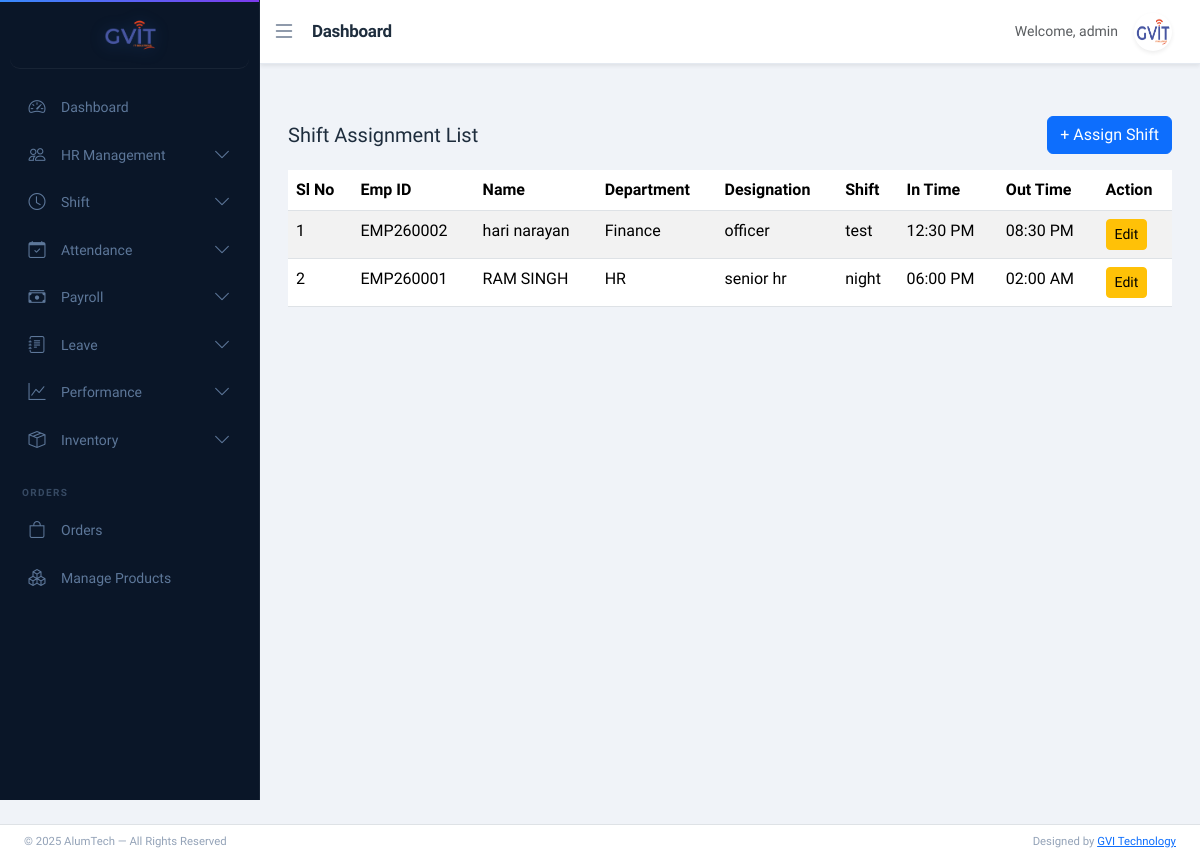
/shift-assign/list/ (signed in), run on the app's committed database.
### app/models.py (models this page shows, shortened)
class ShiftAssignment(models.Model):
    employee = models.ForeignKey(Employee, on_delete=models.CASCADE)
    shift = models.ForeignKey(Shift, on_delete=models.CASCADE)
    assigned_date = models.DateField(auto_now_add=True)
    is_active = models.BooleanField(default=True)
    class Meta:
        ordering = ['-id']

class Employee(models.Model):
    BLOOD_GROUP_CHOICES = [
        ('A+', 'A+'), ('A-', 'A-'),
        ('B+', 'B+'), ('B-', 'B-'),
        ('O+', 'O+'), ('O-', 'O-'),
        ('AB+', 'AB+'), ('AB-', 'AB-'),
    ]
    BACHELOR_CHOICES = [
        ('BCom', 'B.Com'),
        ('BSc', 'B.Sc'),
        ('BA', 'B.A'),
        ('BTech', 'B.Tech'),
    ]
    MASTER_CHOICES = [
        ('MCom', 'M.Com'),
        ('MSc', 'M.Sc'),
        ('MA', 'M.A'),
        ('MTech', 'M.Tech'),
    ]
    first_name = models.CharField(max_length=50)
    middle_name = models.CharField(max_length=50, blank=True)
    last_name = models.CharField(max_length=50)
    gender = models.CharField(max_length=10,choices=[('Male','Male'),('Female','Female'),('Other','Other')])
    blood_group = models.CharField(max_length=10, choices=BLOOD_GROUP_CHOICES, blank=True, null=True)
    date_of_birth = models.DateField(null=True, blank=True)
    father_name = models.CharField(max_length=100, blank=True)
    mother_name = models.CharField(max_length=100, blank=True)
    user = models.OneToOneField(User, on_delete=models.CASCADE, null=True, blank=True, related_name='employee_profile')
    email = models.EmailField(unique=True)
    contact_no = models.CharField(max_length=15)
    emergency_contact = models.CharField(max_length=15)
    address = models.TextField(blank=True, null=True)
    permanent_address = models.TextField(blank=True, null=True)
    bachelor_degree = models.CharField(max_length=10, choices=BACHELOR_CHOICES, blank=True, null=True)
    master_degree = models.CharField(max_length=10, choices=MASTER_CHOICES, blank=True, null=True)
    employee_id = models.CharField(max_length=20, unique=True)
    role = models.CharField(
    max_length=20,
    choices=[
        ('HR','HR'),
        ('ACCOUNTS','Accounts'),
        ('EMPLOYEE','Employee'),
        ('STORE_MANAGER', 'Store Manager'),
    ],
    default='EMPLOYEE'
)
    department = models.ForeignKey(Department, on_delete=models.PROTECT)
    designation = models.ForeignKey(Designation, on_delete=models.PROTECT)
    date_of_joining = models.DateField(blank=True, null=True)
    photo = models.ImageField(upload_to='employees/', blank=True, null=True)
    pan_no = models.CharField(max_length=10,blank=True,null=True)
    Aadhar_no = models.CharField(max_length=12,blank=True,null=True)
    Bank_name = models.CharField(max_length=50,blank=True,null=True)
    acc_no = models.CharField(max_length=15,blank=True,null=True)
    ifsc_no = models.CharField(max_length=15,blank=True,null=True)
    branch_name = models.CharField(max_length=50,blank=True,null=True)
    is_active = models.BooleanField(default=True)
    created_at = models.DateTimeField(auto_now_add=True)
    lwp_balance = models.IntegerField(default=0)
    generated_at = models.DateField(blank=True, null=True)
    created_by = models.ForeignKey(User, on_delete=models.SET_NULL, null=True, blank=True, related_name='created_employees')

class Department(models.Model):
    name = models.CharField(max_length=100, unique=True)
    description = models.TextField(blank=True)

class Designation(models.Model):
    department = models.ForeignKey(Department, on_delete=models.CASCADE)
    name = models.CharField(max_length=100)

class Shift(models.Model):
    name = models.CharField(max_length=100)
    start_time = models.TimeField()
    end_time = models.TimeField()
    break_minutes = models.PositiveIntegerField(default=0)
    weekly_off = models.CharField(
        max_length=10,
        choices=[
            ('Monday','Monday'),
            ('Tuesday','Tuesday'),
            ('Wednesday','Wednesday'),
            ('Thursday','Thursday'),
            ('Friday','Friday'),
            ('Saturday','Saturday'),
            ('Sunday','Sunday'),
        ],
        default='Sunday'
    )
    is_active = models.BooleanField(default=True)
    created_at = models.DateTimeField(auto_now_add=True)

### app/views.py (the view)
# urls.py: path('shift-assign/list/', views.shift_assign_list, name='shift_assign_list'),
@login_required(login_url='login')
def shift_assign_list(request):
    return render(request, 'shift/shift_assign_list.html', {
        'assignments': ShiftAssignment.objects.select_related(
            'employee__department', 'employee__designation', 'shift'
        )
    })

### templates/shift/shift_assign_list.html (shortened to what this page needs)
{% extends 'base_dashboard.html' %}
{% block content %}
<div class="d-flex justify-content-between align-items-center mb-3">
  <h5 class="mb-0">Shift Assignment List</h5>
  <a href="{% url 'shift_assign' %}" class="btn btn-primary">
    + Assign Shift
  </a>
</div>
<table class="table table-striped">
  <thead>
    <tr>
      <th>Sl No</th>
      <th>Emp ID</th>
      <th>Name</th>
      <th>Department</th>
      <th>Designation</th>
      <th>Shift</th>
      <th>In Time</th>
      <th>Out Time</th>
      <th>Action</th>
    </tr>
  </thead>
  <tbody>
    {% for s in assignments %}
    <tr>
      <td>{{ forloop.counter }}</td>
      <td>{{ s.employee.employee_id }}</td>
      <td>{{ s.employee.first_name }} {{ s.employee.last_name }}</td>
      <td>{{ s.employee.department.name }}</td>
      <td>{{ s.employee.designation.name }}</td>
      <td>{{ s.shift.name }}</td>
      <td>{{ s.shift.start_time|time:"h:i A" }}</td>
      <td>{{ s.shift.end_time|time:"h:i A" }}</td>
      <td>
        <a
          href="{% url 'shift_assign_edit' s.id %}"
          class="btn btn-warning btn-sm"
        >
          Edit
        </a>
      </td>
    </tr>
    {% empty %}
    <tr>
      <td colspan="8" class="text-center text-muted">
        No shift assignments found
      </td>
    </tr>
    {% endfor %}
  </tbody>
</table>
{% endblock %}

### templates/base_dashboard.html (shortened to what this page needs)
{% load static %}
<!doctype html>
<html lang="en">
<head>
<link href="https://cdn.jsdelivr.net/npm/bootstrap@5.3.2/dist/css/bootstrap.min.css" rel="stylesheet">
<link href="https://cdn.jsdelivr.net/npm/bootstrap-icons@1.11.3/font/bootstrap-icons.css" rel="stylesheet">
<link rel="stylesheet" href="{% static 'css/dashboard_style.css' %}">
</head>
<body>
{% if request.user.is_superuser %}
    {% include "includes/sidebar_admin.html" %}
{% elif request.user.employee_profile.role == "HR" %}
    {% include "includes/sidebar_hr.html" %}
{% elif request.user.employee_profile.role == "ACCOUNTS" %}
    {% include "includes/sidebar_accounts.html" %}
{% else %}
    {% include "includes/sidebar_employee.html" %}
{% endif %}
<nav class="navbar navbar-expand-lg navbar-custom shadow-sm" id="navbar">
    <div class="container-fluid">
        <button class="toggle-btn border-0 bg-transparent p-0"
                id="sidebarToggleBtn"
                aria-label="Toggle sidebar"
                aria-expanded="true"
                aria-controls="sidebar">
            <i class="bi bi-list fs-4"></i>
        </button>
        <span class="navbar-brand ms-3 fw-semibold">
            {% block page_title %}Dashboard{% endblock %}
        </span>
        <div class="ms-auto d-flex align-items-center gap-3 me-3">
            <span class="text-muted small">
                Welcome, {{ request.user.username }}
            </span>
            <div class="dropdown">
                <a href="#"
                   class="dropdown-toggle profile-toggle"
                   data-bs-toggle="dropdown"
                   aria-label="User profile menu"
                   aria-haspopup="true"
                   aria-expanded="false">
                    <img src="{% static 'images/gvit.png' %}"
                         width="38"
                         height="38"
                         class="rounded-circle shadow-sm"
                         alt="Profile picture">
                </a>
            </div>
        </div>
    </div>
</nav>
<div class="content mt-4 pb-5" id="content">
    {% block content %}{% endblock %}
</div>
<footer id="footer" class="bg-secondary border-top mt-auto">
    <div class="container-fluid px-4">
        <div class="row align-items-center py-2">
            <div class="col-md-6 small">
                © 2025 AlumTech — All Rights Reserved
            </div>
            <div class="col-md-6 text-md-end small">
                Designed by
                <a href="https://www.gvitechnology.com/" target="_blank">
                    GVI Technology
                </a>
            </div>
        </div>
    </div>
</footer>
</body>
</html>

### static/css/dashboard_style.css (style rules this page uses)
:root { --sidebar-width: 260px; --sidebar-collapsed: 72px; --navbar-height: 64px; --sidebar-bg: #0a1628; --sidebar-surface: #111f38; --sidebar-border: rgba(255,255,255,0.06); --sidebar-active-glow: rgba(56, 139, 253, 0.15); --accent: #388bfd; --accent-soft: rgba(56, 139, 253, 0.18); --accent-glow: 0 0 20px rgba(56, 139, 253, 0.35); --text-primary: #e6edf3; --text-muted: #5d7799; --text-faint: #374a63; --bg-page: #f0f3f8; --surface: #ffffff; --border: #e4e9f0; --shadow-sm: 0 1px 3px rgba(0,0,0,0.06), 0 1px 2px rgba(0,0,0,0.04); --shadow-md: 0 4px 16px rgba(0,0,0,0.08); --radius: 12px; --transition: all 0.3s cubic-bezier(0.4, 0, 0.2, 1); }
*, *::before, *::after { box-sizing: border-box; }
body { overflow-x: hidden; background: var(--bg-page); font-family: 'Plus Jakarta Sans', 'Segoe UI', sans-serif; color: #1e2d3d; -webkit-font-smoothing: antialiased; }
.navbar-custom { background: var(--surface); border-bottom: 1px solid var(--border); margin-left: var(--sidebar-width); height: var(--navbar-height); transition: var(--transition); display: flex; align-items: center; box-shadow: var(--shadow-sm); position: sticky; top: 0; z-index: 999; }
.navbar-brand { font-weight: 700; font-size: 17px; color: #1e2d3d; letter-spacing: -0.3px; }
.toggle-btn { font-size: 20px; cursor: pointer; color: #64748b; transition: var(--transition); padding: 6px; border-radius: 8px; line-height: 1; }
.profile-toggle img { cursor: pointer; border: 2px solid transparent; border-radius: 50%; transition: var(--transition); }
.profile-toggle::after { display: none !important; }
.profile-toggle { padding: 0; }
.content { margin-left: var(--sidebar-width); padding: 28px; padding-bottom: 90px; transition: var(--transition); min-height: calc(100vh - var(--navbar-height)); }
#footer { left: var(--sidebar-width); transition: var(--transition); background: var(--surface) !important; border-top: 1px solid var(--border); font-size: 13px; color: #94a3b8; }
#content { animation: pageFadeIn 0.3s ease forwards; }

### data on the page
ShiftAssignment: employee.employee_id "EMP260002", employee.first_name "hari", employee.last_name "narayan", employee.department.name "Finance", employee.designation.name "officer", shift.name "test", shift.start_time "12:30 PM", shift.end_time "08:30 PM"
ShiftAssignment: employee.employee_id "EMP260001", employee.first_name "RAM", employee.last_name "SINGH", employee.department.name "HR", employee.designation.name "senior hr", shift.name "night", shift.start_time "06:00 PM", shift.end_time "02:00 AM"

### other printed values
{{ request.user.username }} "admin"
